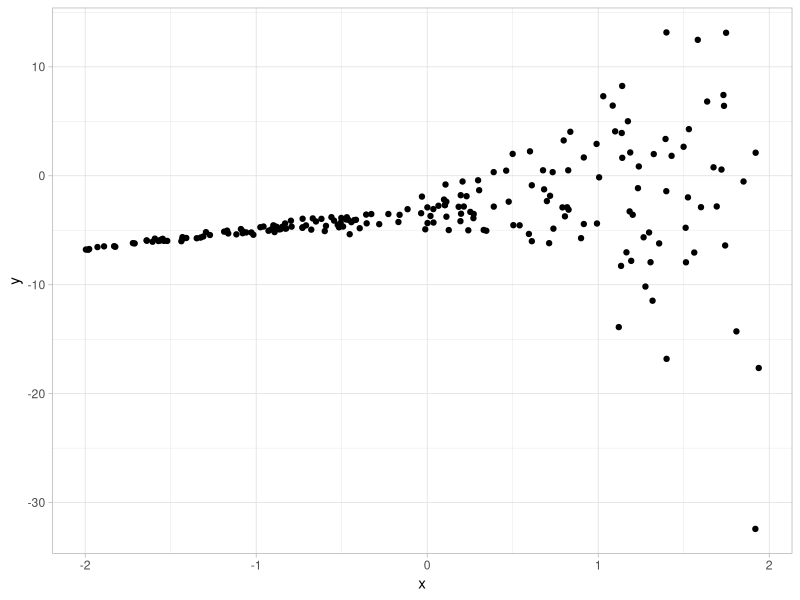
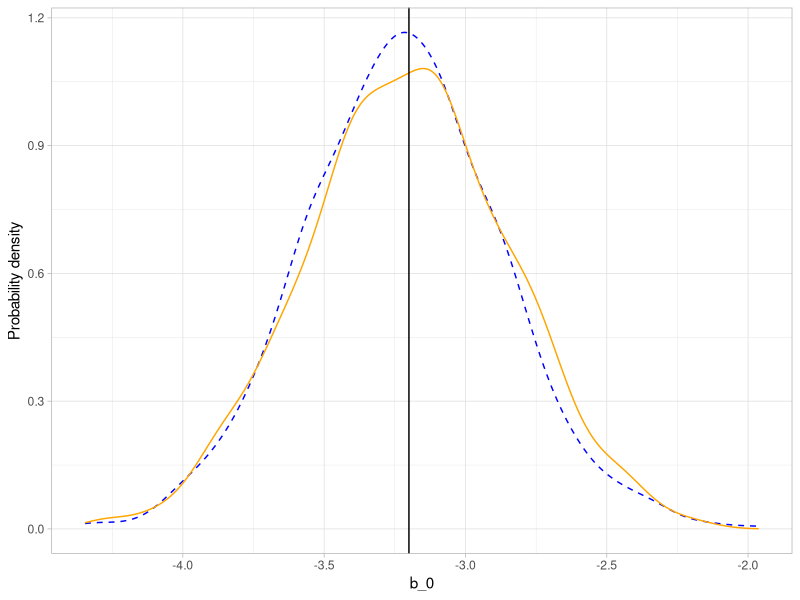
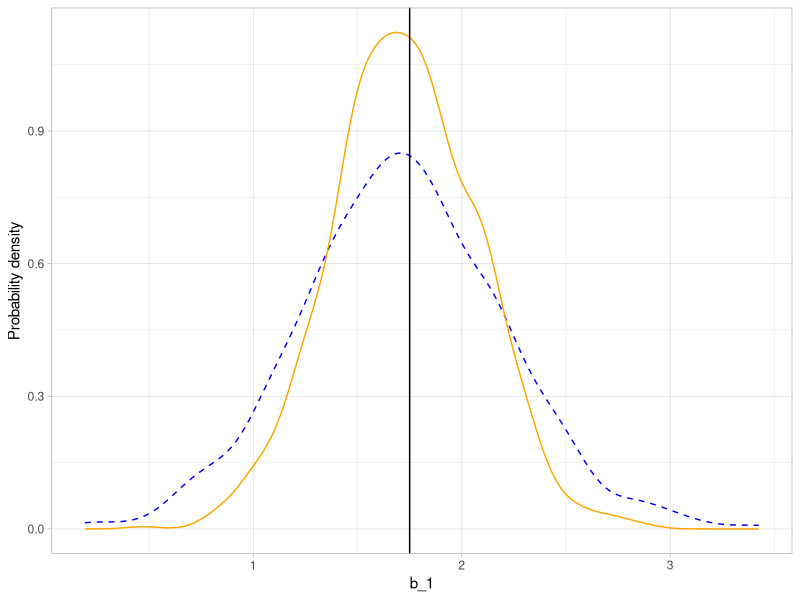
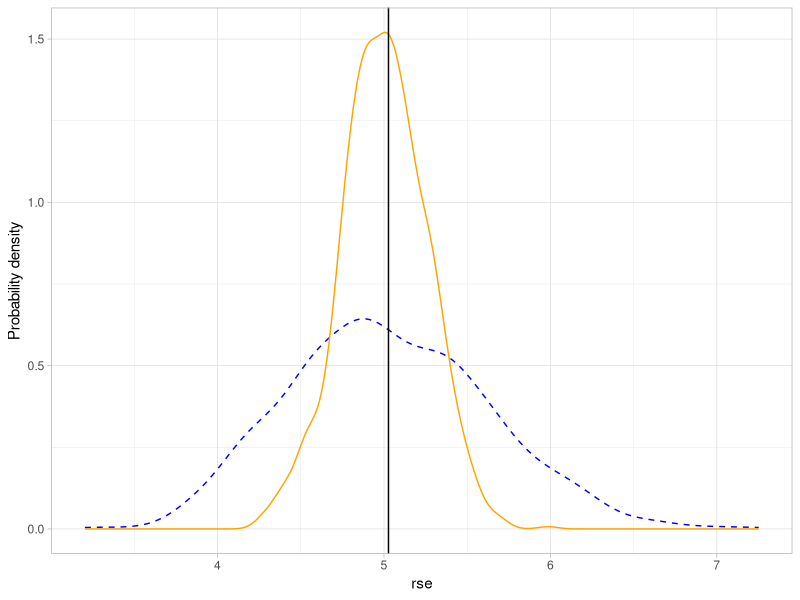

Write R code to recreate these figures, in order.
## ---- chunk 1
library(knitr)
library(tidyverse)

opts_chunk$set(
  echo=TRUE,
  prompt=FALSE, 
  comment=NA, 
  message=FALSE, 
  warning=FALSE, 
  tidy=FALSE, 
  fig.width=6, 
  fig.height=6,
  fig.align='center', 
  out.width='60%'
  )
## ---- chunk 2
set.seed(678910)
x = runif(200, min = -2, max = 2)
head(x)
## ---- chunk 3
y = -3.2 + 1.75*x + rnorm(200, mean = 0, sd = exp(1.5*x))
head(y)
## ---- chunk 4
data.frame(x, y) %>%
  ggplot(aes(x = x, y = y)) +
  geom_point() +
  theme_light()
## ---- chunk 5
set.seed(678910)
x = runif(200, min = -2, max = 2)

# Set parameters
beta_0 = -3.2
beta_1 = 1.75
my_sigma = exp(1.5*x)
n = 200
trials = 1000

# Set up empty list to store simulation results
my_estimates = vector(mode = "list", length = trials)

# Repeat the following steps in the simulation
for(i in 1:trials){
  # 1. Simulate the y values
  y = beta_0 + beta_1 * x + rnorm(n, mean = 0, sd = my_sigma)
  
  # 2. Fit regression model to simulated y values and X
  fitted_model = lm(y ~ 1 + x)
  
  # 3. Store estimated values in my_estimates matrix (in the first and second element of the ith list slot)
  my_estimates[[i]][1] = coef(fitted_model)[[1]] #Extract intercept estimate
  my_estimates[[i]][2] = coef(fitted_model)[[2]] #Extract slope estimate
  my_estimates[[i]][3] = summary(fitted_model)$sigma #Extract residual standard error
}

# Convert the list to a data frame for easier computing
hetero = data.frame(do.call(rbind, my_estimates))
names(hetero) = c("b_0", "b_1", "rse") # name columns
## ---- chunk 6
set.seed(678910)
x = runif(200, min = -2, max = 2)

# Set parameters
beta_0 = -3.2
beta_1 = 1.75
my_sigma2 = mean(hetero$rse)
n = 200
trials = 1000

# Set up empty list to store simulation results
my_estimates2 = vector(mode = "list", length = trials)

# Repeat the following steps in the simulation
for(i in 1:trials){
  # 1. Simulate the y values
  y = beta_0 + beta_1 * x + rnorm(n, mean = 0, sd = my_sigma2)
  
  # 2. Fit regression model to simulated y values and X
  fitted_model = lm(y ~ 1 + x)
  
  # 3. Store estimated values in my_estimates matrix (in the first and second element of the ith list slot)
  my_estimates2[[i]][1] = coef(fitted_model)[[1]] #Extract intercept estimate
  my_estimates2[[i]][2] = coef(fitted_model)[[2]] #Extract slope estimate
  my_estimates2[[i]][3] = summary(fitted_model)$sigma #Extract residual standard error
}

# Convert the list to a data frame for easier computing
homo = data.frame(do.call(rbind, my_estimates2))
names(homo) = c("b_0", "b_1", "rse") # name columns
## ---- chunk 7
ggplot(data = hetero, aes(x = b_0)) +
  geom_density(color = "blue", linetype = "dashed") +
  geom_density(data = homo, color = "orange", linetype = "solid") +
  geom_vline(xintercept = -3.2) +
  theme_light() +
  ylab("Probability density")
## ---- chunk 8
ggplot(data = hetero, aes(x = b_1)) +
  geom_density(color = "blue", linetype = "dashed") +
  geom_density(data = homo, color = "orange", linetype = "solid") +
  geom_vline(xintercept = 1.75) +
  theme_light() +
  ylab("Probability density")
## ---- chunk 9
ggplot(data = hetero, aes(x = rse)) +
  geom_density(color = "blue", linetype = "dashed") +
  geom_density(data = homo, color = "orange", linetype = "solid") +
  geom_vline(xintercept = my_sigma2) +
  theme_light() +
  ylab("Probability density")
